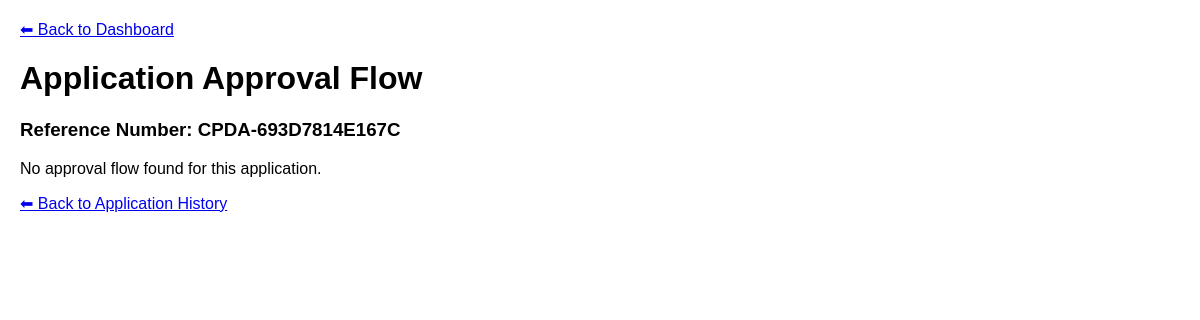
Before: /views/faculty_view_application_flow.php?ref_number=CPDA-693D7814E167C (signed in) with the older database file.
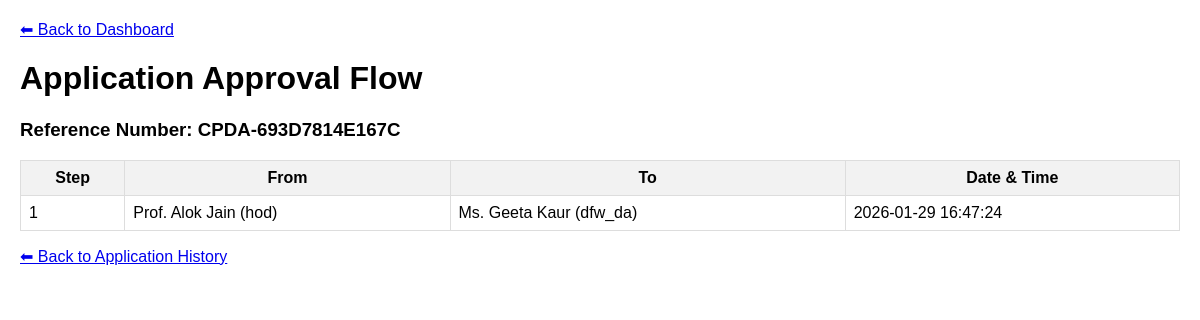
After: the same page with the newer database file.
### tables this page shows
CREATE TABLE `application_timeline_messages` (
  `id` int(11) NOT NULL,
  `ref_number` varchar(100) NOT NULL,
  `message_sequence` int(11) NOT NULL,
  `message` text NOT NULL,
  `sender_identifier` varchar(255) NOT NULL,
  `recipient_identifier` varchar(255) DEFAULT NULL,
  `message_time` datetime NOT NULL DEFAULT current_timestamp()
);

CREATE TABLE `users` (
  `employee_code` int(11) NOT NULL,
  `name` varchar(100) DEFAULT NULL,
  `email` varchar(100) DEFAULT NULL,
  `password` varchar(255) DEFAULT NULL,
  `role` varchar(50) DEFAULT NULL,
  `department` varchar(100) DEFAULT NULL,
  `created_at` datetime DEFAULT current_timestamp(),
  `mobile_number` varchar(15) DEFAULT NULL,
  `pay_level` varchar(10) DEFAULT NULL,
  `date_of_joining` date DEFAULT NULL
);

### views/faculty_view_application_flow.php (the view, shortened to what this page needs)
<?php
include_once '../config/db.php';
$ref_number = $_GET['ref_number'] ?? '';
$stmt = $conn->prepare("SELECT message_sequence, sender_identifier, recipient_identifier, message_time FROM application_timeline_messages WHERE ref_number = ? ORDER BY message_sequence ASC");
$stmt->bind_param("s", $ref_number);
$stmt->execute();
$result = $stmt->get_result();
$flow = [];
while ($row = $result->fetch_assoc()) {
    $flow[] = $row;
}
$user_ids = [];
foreach ($flow as $step) {
    $user_ids[] = $step['sender_identifier'];
    if (!empty($step['recipient_identifier'])) {
        $user_ids[] = $step['recipient_identifier'];
    }
}
$user_ids = array_unique(array_filter($user_ids));
$users = [];
if (!empty($user_ids)) {
    $placeholders = implode(',', array_fill(0, count($user_ids), '?'));
    $types = str_repeat('s', count($user_ids));
    $stmt_user = $conn->prepare("SELECT employee_code, name, role FROM users WHERE employee_code IN ($placeholders)");
    $stmt_user->bind_param($types, ...$user_ids);
    $stmt_user->execute();
    $res_users = $stmt_user->get_result();
    while ($u = $res_users->fetch_assoc()) {
        $users[$u['employee_code']] = $u;
    }
}
function userLabel($code, $users) {
    if (isset($users[$code])) {
        return htmlspecialchars($users[$code]['name'] . " (" . $users[$code]['role'] . ")");
    }
    return htmlspecialchars($code);
}
?>
<!DOCTYPE html>
<html lang="en">
<head>
</head>
<body>
    <p><a href="faculty_dashboard.php" class="btn-back">⬅ Back to Dashboard</a></p>
    <h1>Application Approval Flow</h1>
    <h3>Reference Number: <?= htmlspecialchars($ref_number) ?></h3>
    <?php if (count($flow) === 0): ?>
        <p>No approval flow found for this application.</p>
    <?php else: ?>
        <table>
            <thead>
                <tr>
                    <th>Step</th>
                    <th>From</th>
                    <th>To</th>
                    <th>Date & Time</th>
                </tr>
            </thead>
            <tbody>
                <?php foreach ($flow as $step): ?>
                <tr>
                    <td><?= $step['message_sequence'] ?></td>
                    <td><?= userLabel($step['sender_identifier'], $users) ?></td>
                    <td><?= $step['recipient_identifier'] ? userLabel($step['recipient_identifier'], $users) : '<em>–</em>' ?></td>
                    <td><?= $step['message_time'] ?></td>
                </tr>
                <?php endforeach; ?>
            </tbody>
        </table>
    <?php endif; ?>
    <p><a href="faculty_application_history.php">⬅ Back to Application History</a></p>
</body>
</html>

### views/faculty_view_application_flow.php (style rules this page uses)
table { border-collapse: collapse; width: 100%; }
th, td { border: 1px solid #ddd; padding: 8px; }
th { background-color: #f2f2f2; }
body { font-family: Arial, sans-serif; margin: 20px; }

Changed rows visible on the page:
added application_timeline_messages: message_sequence "1", sender_identifier.role "Prof. Alok Jain (hod)", recipient_identifier.role "Ms. Geeta Kaur (dfw_da)", message_time "2026-01-29 16:47:24"
Other visible differences:
text no longer shown: "No approval flow found for this application."
text now shown: "Step From To Date & Time"
